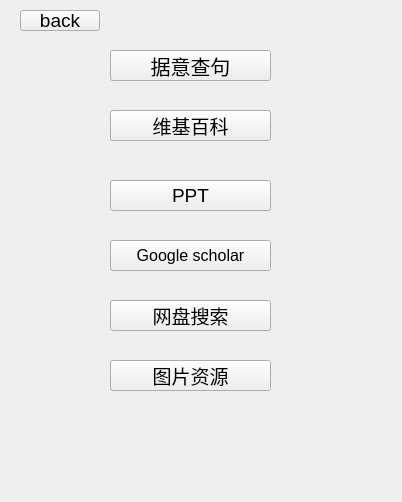
<?xml version="1.0" encoding="UTF-8"?>
<ui version="4.0">
 <class>Littletool</class>
 <widget class="QWidget" name="Littletool">
  <property name="geometry">
   <rect>
    <x>0</x>
    <y>0</y>
    <width>402</width>
    <height>502</height>
   </rect>
  </property>
  <property name="windowTitle">
   <string>Form</string>
  </property>
  <property name="styleSheet">
   <string notr="true">background-image：{url(:/C:/Users/Anthony/Pictures/LIi.jpg)}</string>
  </property>
  <widget class="QPushButton" name="pushButton">
   <property name="geometry">
    <rect>
     <x>110</x>
     <y>50</y>
     <width>161</width>
     <height>31</height>
    </rect>
   </property>
   <property name="font">
    <font>
     <pointsize>15</pointsize>
    </font>
   </property>
   <property name="text">
    <string>据意查句</string>
   </property>
  </widget>
  <widget class="QPushButton" name="pushButton_2">
   <property name="geometry">
    <rect>
     <x>110</x>
     <y>110</y>
     <width>161</width>
     <height>31</height>
    </rect>
   </property>
   <property name="font">
    <font>
     <pointsize>14</pointsize>
    </font>
   </property>
   <property name="text">
    <string>维基百科</string>
   </property>
  </widget>
  <widget class="QPushButton" name="pushButton_3">
   <property name="geometry">
    <rect>
     <x>110</x>
     <y>180</y>
     <width>161</width>
     <height>31</height>
    </rect>
   </property>
   <property name="font">
    <font>
     <pointsize>14</pointsize>
    </font>
   </property>
   <property name="text">
    <string>PPT</string>
   </property>
  </widget>
  <widget class="QPushButton" name="pushButton_4">
   <property name="geometry">
    <rect>
     <x>20</x>
     <y>10</y>
     <width>80</width>
     <height>21</height>
    </rect>
   </property>
   <property name="font">
    <font>
     <pointsize>14</pointsize>
    </font>
   </property>
   <property name="text">
    <string>back</string>
   </property>
  </widget>
  <widget class="QPushButton" name="pushButton_5">
   <property name="geometry">
    <rect>
     <x>110</x>
     <y>240</y>
     <width>161</width>
     <height>31</height>
    </rect>
   </property>
   <property name="font">
    <font>
     <pointsize>12</pointsize>
    </font>
   </property>
   <property name="text">
    <string>Google scholar</string>
   </property>
  </widget>
  <widget class="QPushButton" name="pushButton_6">
   <property name="geometry">
    <rect>
     <x>110</x>
     <y>300</y>
     <width>161</width>
     <height>31</height>
    </rect>
   </property>
   <property name="font">
    <font>
     <pointsize>14</pointsize>
    </font>
   </property>
   <property name="text">
    <string>网盘搜索</string>
   </property>
  </widget>
  <widget class="QPushButton" name="pushButton_7">
   <property name="geometry">
    <rect>
     <x>110</x>
     <y>360</y>
     <width>161</width>
     <height>31</height>
    </rect>
   </property>
   <property name="font">
    <font>
     <pointsize>14</pointsize>
    </font>
   </property>
   <property name="text">
    <string>图片资源</string>
   </property>
  </widget>
 </widget>
 <resources/>
 <connections/>
</ui>
